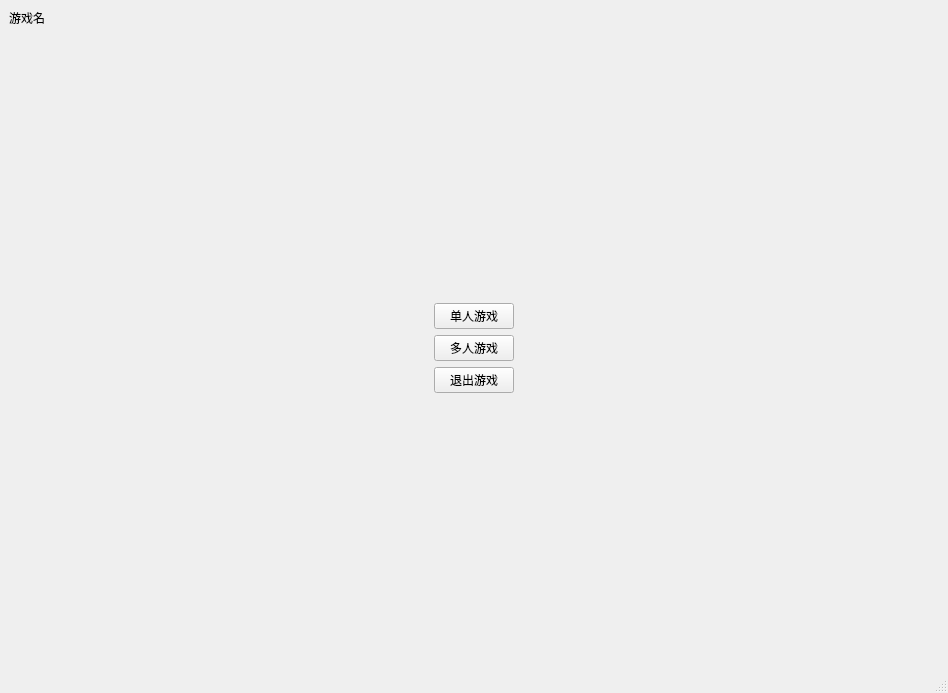
<?xml version="1.0" encoding="UTF-8"?>
<ui version="4.0">
 <class>CardGame</class>
 <widget class="QMainWindow" name="CardGame">
  <property name="geometry">
   <rect>
    <x>0</x>
    <y>0</y>
    <width>948</width>
    <height>693</height>
   </rect>
  </property>
  <property name="windowTitle">
   <string>MainWindow</string>
  </property>
  <widget class="QWidget" name="centralwidget">
   <layout class="QVBoxLayout" name="verticalLayout_3">
    <item>
     <layout class="QVBoxLayout" name="verticalLayout_2">
      <item>
       <widget class="QLabel" name="label">
        <property name="text">
         <string>游戏名</string>
        </property>
       </widget>
      </item>
      <item>
       <spacer name="verticalSpacer">
        <property name="orientation">
         <enum>Qt::Vertical</enum>
        </property>
        <property name="sizeHint" stdset="0">
         <size>
          <width>20</width>
          <height>40</height>
         </size>
        </property>
       </spacer>
      </item>
      <item>
       <layout class="QHBoxLayout" name="horizontalLayout">
        <item>
         <spacer name="horizontalSpacer">
          <property name="orientation">
           <enum>Qt::Horizontal</enum>
          </property>
          <property name="sizeHint" stdset="0">
           <size>
            <width>40</width>
            <height>20</height>
           </size>
          </property>
         </spacer>
        </item>
        <item>
         <layout class="QVBoxLayout" name="verticalLayout">
          <item>
           <widget class="QPushButton" name="pushButton">
            <property name="text">
             <string>单人游戏</string>
            </property>
           </widget>
          </item>
          <item>
           <widget class="QPushButton" name="pushButton_2">
            <property name="text">
             <string>多人游戏</string>
            </property>
           </widget>
          </item>
          <item>
           <widget class="QPushButton" name="pushButton_3">
            <property name="text">
             <string>退出游戏</string>
            </property>
           </widget>
          </item>
         </layout>
        </item>
        <item>
         <spacer name="horizontalSpacer_2">
          <property name="orientation">
           <enum>Qt::Horizontal</enum>
          </property>
          <property name="sizeHint" stdset="0">
           <size>
            <width>40</width>
            <height>20</height>
           </size>
          </property>
         </spacer>
        </item>
       </layout>
      </item>
      <item>
       <spacer name="verticalSpacer_2">
        <property name="orientation">
         <enum>Qt::Vertical</enum>
        </property>
        <property name="sizeHint" stdset="0">
         <size>
          <width>20</width>
          <height>40</height>
         </size>
        </property>
       </spacer>
      </item>
     </layout>
    </item>
   </layout>
  </widget>
  <widget class="QMenuBar" name="menubar">
   <property name="geometry">
    <rect>
     <x>0</x>
     <y>0</y>
     <width>948</width>
     <height>23</height>
    </rect>
   </property>
  </widget>
  <widget class="QStatusBar" name="statusbar"/>
 </widget>
 <resources/>
 <connections/>
</ui>
